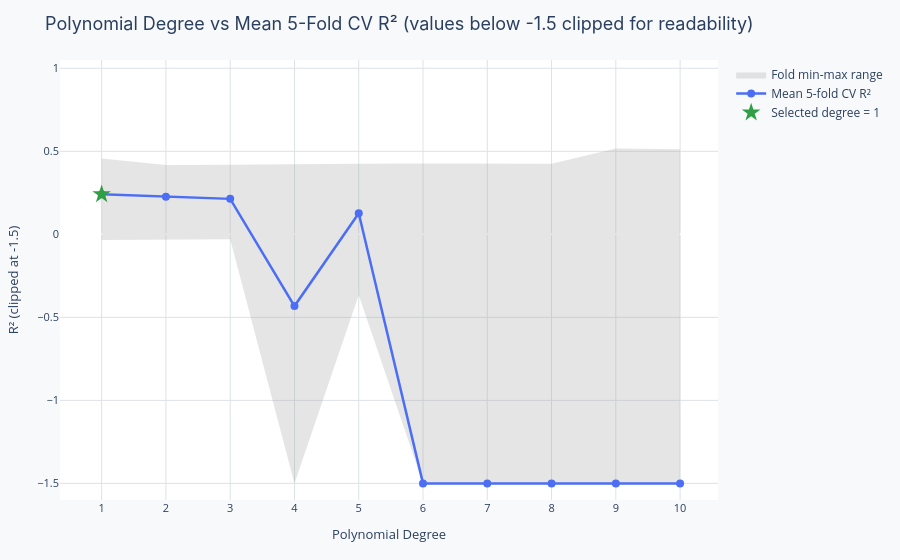

Notebook source saved alongside this figure:
### Markdown cell above
---
## When to use it / When NOT to use it

| Use it when | Do NOT use it when |
|---|---|
| The scatter plot shows a clear curved relationship | You have many features (exponential feature growth makes it impractical) |
| You need an interpretable nonlinear model (degree 2 is still readable) | The relationship has many inflections (splines or tree-based models are better) |
| You want to stay in the linear model framework for speed and simplicity | You need to extrapolate beyond the training range |
| Degree 2 or 3 captures the curvature you see visually | You are already seeing overfitting at degree 2 (insufficient data for nonlinearity) |
| You are building interaction features deliberately | Your priority is automatic feature selection (use Lasso instead) |

### Code cell
from sklearn.datasets import fetch_california_housing
from sklearn.linear_model import LinearRegression
from sklearn.preprocessing import PolynomialFeatures, StandardScaler
from sklearn.pipeline import Pipeline
from sklearn.model_selection import train_test_split, cross_val_score, KFold
from sklearn.metrics import r2_score
import numpy as np, plotly.graph_objects as go

np.random.seed(42)
housing = fetch_california_housing(as_frame=True)
_x_all = housing.data["MedInc"].values
_y_all = housing.target.values
# Same n=100 subsample rationale as the widget above: enough rows to be a real
# demo, few enough that a high-degree single-feature polynomial can actually overfit.
_idx = np.random.RandomState(42).choice(len(_x_all), 100, replace=False)
x, y = _x_all[_idx], _y_all[_idx]

# Held out ONCE, untouched until the very end — this is what makes the final
# number trustworthy instead of optimistic.
x_pool, x_test, y_pool, y_test = train_test_split(x, y, test_size=0.2, random_state=42)

degrees = list(range(1, 11))
kf = KFold(n_splits=5, shuffle=True, random_state=42)
cv_means, cv_mins, cv_maxs = [], [], []

for d in degrees:
    pipe = Pipeline([
        ("poly", PolynomialFeatures(degree=d, include_bias=False)),
        ("sc", StandardScaler()),
        ("lr", LinearRegression()),
    ])
    scores = cross_val_score(pipe, x_pool.reshape(-1, 1), y_pool, cv=kf, scoring="r2")
    cv_means.append(scores.mean())
    cv_mins.append(scores.min())
    cv_maxs.append(scores.max())

best_d = degrees[int(np.argmax(cv_means))]

# Refit on the FULL cv pool at the selected degree, evaluate ONCE on the held-out test set
final_pipe = Pipeline([
    ("poly", PolynomialFeatures(degree=best_d, include_bias=False)),
    ("sc", StandardScaler()),
    ("lr", LinearRegression()),
])
final_pipe.fit(x_pool.reshape(-1, 1), y_pool)
test_r2 = r2_score(y_test, final_pipe.predict(x_test.reshape(-1, 1)))

print(f"Best degree by mean 5-fold CV R²: {best_d}  (CV R² = {cv_means[best_d - 1]:.3f})")
print(f"Held-out test R² at degree {best_d}: {test_r2:.3f}")
print()
print("The test set was never touched during degree selection - this is the number")
print("that actually reflects how the model will perform on new data.")

_floor = -1.5
plot_means = [max(m, _floor) for m in cv_means]
plot_mins  = [max(m, _floor) for m in cv_mins]
plot_maxs  = [max(m, _floor) for m in cv_maxs]

fig = go.Figure(data=[
    go.Scatter(
        x=degrees + degrees[::-1],
        y=plot_maxs + plot_mins[::-1],
        fill="toself", fillcolor="rgba(150,150,150,0.25)",
        line=dict(color="rgba(255,255,255,0)"),
        name="Fold min-max range",
    ),
    go.Scatter(
        x=degrees, y=plot_means, mode="lines+markers",
        line=dict(color=PALETTE["primary"], width=2.5), marker=dict(size=8),
        name="Mean 5-fold CV R²",
    ),
    go.Scatter(
        x=[best_d], y=[plot_means[best_d - 1]], mode="markers",
        marker=dict(color=PALETTE["accent"], size=14, symbol="star"),
        name=f"Selected degree = {best_d}",
    ),
], layout=base_layout(
    title="Polynomial Degree vs Mean 5-Fold CV R² (values below -1.5 clipped for readability)",
    xaxis_title="Polynomial Degree",
    yaxis_title="R² (clipped at -1.5)",
))
fig.update_layout(xaxis=dict(tickmode="linear", dtick=1), yaxis=dict(range=[-1.6, 1.05]))
fig.show()

### Figure 1 — Plotly figure (JSON) as saved in the notebook; plotly's stock layout.template omitted (floating-point values rounded to 4 significant figures)
{"data": [{"fill": "toself", "fillcolor": "rgba(150,150,150,0.25)", "line": {"color": "rgba(255,255,255,0)"}, "name": "Fold min-max range", "type": "scatter", "x": [1, 2, 3, 4, 5, 6, 7, 8, 9, 10, 10, 9, 8, 7, 6, 5, 4, 3, 2, 1], "y": [0.4571, 0.4176, 0.4192, 0.4238, 0.4251, 0.4268, 0.4265, 0.4246, 0.5163, 0.5118, -1.5, -1.5, -1.5, -1.5, -1.5, -0.365, -1.5, -0.02915, -0.02993, -0.03441]}, {"line": {"color": "#4C6EF5", "width": 2.5}, "marker": {"size": 8}, "mode": "lines+markers", "name": "Mean 5-fold CV R²", "type": "scatter", "x": [1, 2, 3, 4, 5, 6, 7, 8, 9, 10], "y": [0.2417, 0.2271, 0.2136, -0.4321, 0.1275, -1.5, -1.5, -1.5, -1.5, -1.5]}, {"marker": {"color": "#2F9E44", "size": 14, "symbol": "star"}, "mode": "markers", "name": "Selected degree = 1", "type": "scatter", "x": [1], "y": [0.2417]}], "layout": {"legend": {"font": {"size": 12}}, "margin": {"b": 60, "l": 60, "r": 30, "t": 60}, "paper_bgcolor": "#F8F9FA", "plot_bgcolor": "#FFFFFF", "title": {"font": {"family": "Inter, Arial, sans-serif", "size": 18}, "text": "Polynomial Degree vs Mean 5-Fold CV R² (values below -1.5 clipped for readability)"}, "xaxis": {"dtick": 1, "gridcolor": "#DEE2E6", "tickfont": {"size": 11}, "tickmode": "linear", "title": {"font": {"size": 13}, "text": "Polynomial Degree"}}, "yaxis": {"gridcolor": "#DEE2E6", "range": [-1.6, 1.05], "tickfont": {"size": 11}, "title": {"font": {"size": 13}, "text": "R² (clipped at -1.5)"}}}}
